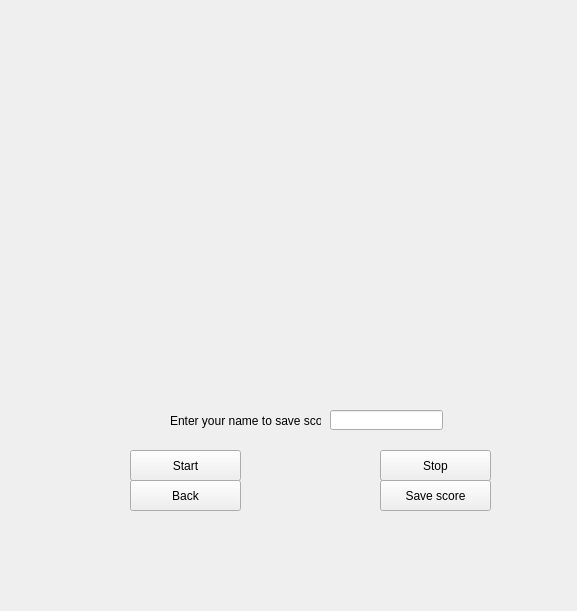
<?xml version="1.0" encoding="UTF-8"?>
<ui version="4.0">
 <class>Widget1</class>
 <widget class="QWidget" name="Widget1">
  <property name="geometry">
   <rect>
    <x>0</x>
    <y>0</y>
    <width>577</width>
    <height>611</height>
   </rect>
  </property>
  <property name="windowTitle">
   <string>Game 1</string>
  </property>
  <property name="autoFillBackground">
   <bool>true</bool>
  </property>
  <widget class="QPushButton" name="startButton">
   <property name="geometry">
    <rect>
     <x>130</x>
     <y>450</y>
     <width>111</width>
     <height>31</height>
    </rect>
   </property>
   <property name="text">
    <string>Start</string>
   </property>
  </widget>
  <widget class="QPushButton" name="stopButton">
   <property name="geometry">
    <rect>
     <x>380</x>
     <y>450</y>
     <width>111</width>
     <height>31</height>
    </rect>
   </property>
   <property name="text">
    <string>Stop</string>
   </property>
  </widget>
  <widget class="QPushButton" name="back">
   <property name="geometry">
    <rect>
     <x>130</x>
     <y>480</y>
     <width>111</width>
     <height>31</height>
    </rect>
   </property>
   <property name="text">
    <string>Back</string>
   </property>
  </widget>
  <widget class="QPushButton" name="back_2">
   <property name="geometry">
    <rect>
     <x>380</x>
     <y>480</y>
     <width>111</width>
     <height>31</height>
    </rect>
   </property>
   <property name="text">
    <string>Save score</string>
   </property>
  </widget>
  <widget class="QLineEdit" name="name">
   <property name="geometry">
    <rect>
     <x>330</x>
     <y>410</y>
     <width>113</width>
     <height>20</height>
    </rect>
   </property>
  </widget>
  <widget class="QLabel" name="label">
   <property name="geometry">
    <rect>
     <x>170</x>
     <y>410</y>
     <width>151</width>
     <height>21</height>
    </rect>
   </property>
   <property name="text">
    <string>Enter your name to save score:</string>
   </property>
  </widget>
 </widget>
 <resources/>
 <connections/>
</ui>
